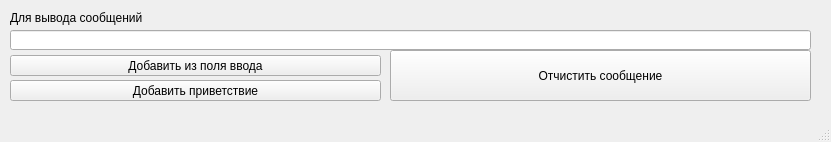
<?xml version="1.0" encoding="UTF-8"?>
<ui version="4.0">
 <class>MainWindow</class>
 <widget class="QMainWindow" name="MainWindow">
  <property name="geometry">
   <rect>
    <x>0</x>
    <y>0</y>
    <width>831</width>
    <height>142</height>
   </rect>
  </property>
  <property name="windowTitle">
   <string>MainWindow</string>
  </property>
  <widget class="QWidget" name="centralwidget">
   <widget class="QLabel" name="label">
    <property name="geometry">
     <rect>
      <x>10</x>
      <y>10</y>
      <width>801</width>
      <height>16</height>
     </rect>
    </property>
    <property name="text">
     <string>Для вывода сообщений</string>
    </property>
   </widget>
   <widget class="QLineEdit" name="lineEdit">
    <property name="geometry">
     <rect>
      <x>10</x>
      <y>30</y>
      <width>801</width>
      <height>20</height>
     </rect>
    </property>
   </widget>
   <widget class="QPushButton" name="pushButton">
    <property name="geometry">
     <rect>
      <x>10</x>
      <y>80</y>
      <width>371</width>
      <height>21</height>
     </rect>
    </property>
    <property name="text">
     <string>Добавить приветствие</string>
    </property>
   </widget>
   <widget class="QPushButton" name="pushButton_2">
    <property name="geometry">
     <rect>
      <x>10</x>
      <y>55</y>
      <width>371</width>
      <height>21</height>
     </rect>
    </property>
    <property name="text">
     <string>Добавить из поля ввода</string>
    </property>
   </widget>
   <widget class="QPushButton" name="pushButton_3">
    <property name="geometry">
     <rect>
      <x>390</x>
      <y>50</y>
      <width>421</width>
      <height>51</height>
     </rect>
    </property>
    <property name="text">
     <string>Отчистить сообщение</string>
    </property>
   </widget>
  </widget>
  <widget class="QMenuBar" name="menubar">
   <property name="geometry">
    <rect>
     <x>0</x>
     <y>0</y>
     <width>831</width>
     <height>18</height>
    </rect>
   </property>
  </widget>
  <widget class="QStatusBar" name="statusbar"/>
 </widget>
 <resources/>
 <connections/>
</ui>
